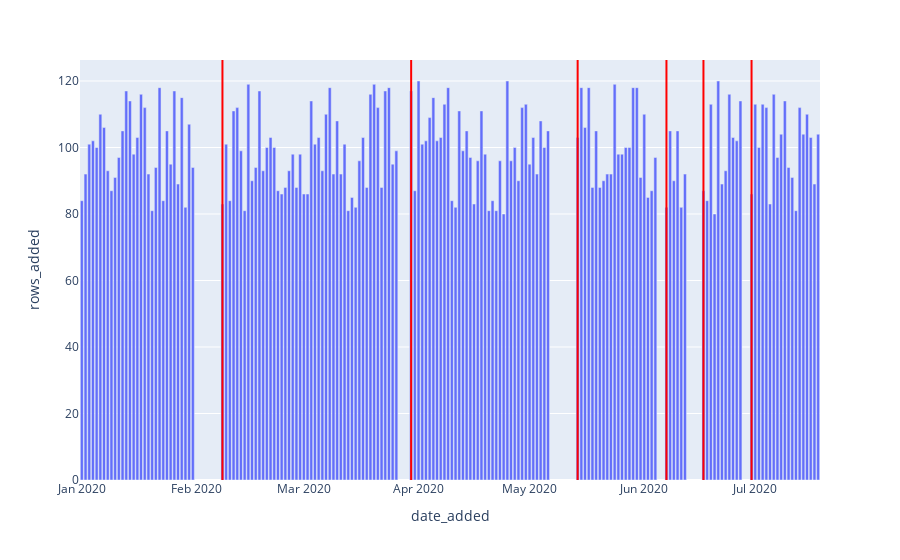

The cell this chart's notebook holds for it:
### Code cell
show_plot_with_detections(
    'queries/freshness/freshness-detector.sql',
    'queries/freshness/rows-added.sql',
    'date_added',
    'rows_added'
).show()

### Figure 1 — Plotly figure (JSON) as saved in the notebook; plotly's stock layout.template omitted (floating-point values rounded to 4 significant figures; data arrays with more than 128 entries replaced by an {"elided": "..."} marker saying what was removed)
{"data": [{"alignmentgroup": "True", "hovertemplate": "date_added=%{x}<br>rows_added=%{y}<extra></extra>", "legendgroup": "", "marker": {"color": "#636efa"}, "name": "", "offsetgroup": "", "orientation": "v", "showlegend": false, "textposition": "auto", "type": "bar", "x": {"elided": "175 str values"}, "xaxis": "x", "y": {"elided": "175 int values"}, "yaxis": "y"}], "layout": {"barmode": "relative", "legend": {"tracegroupgap": 0}, "margin": {"t": 60}, "shapes": [{"line": {"color": "red"}, "type": "line", "x0": "2020-02-08", "x1": "2020-02-08", "xref": "x", "y0": 0, "y1": 1, "yref": "y domain"}, {"line": {"color": "red"}, "type": "line", "x0": "2020-03-30", "x1": "2020-03-30", "xref": "x", "y0": 0, "y1": 1, "yref": "y domain"}, {"line": {"color": "red"}, "type": "line", "x0": "2020-05-14", "x1": "2020-05-14", "xref": "x", "y0": 0, "y1": 1, "yref": "y domain"}, {"line": {"color": "red"}, "type": "line", "x0": "2020-06-07", "x1": "2020-06-07", "xref": "x", "y0": 0, "y1": 1, "yref": "y domain"}, {"line": {"color": "red"}, "type": "line", "x0": "2020-06-17", "x1": "2020-06-17", "xref": "x", "y0": 0, "y1": 1, "yref": "y domain"}, {"line": {"color": "red"}, "type": "line", "x0": "2020-06-30", "x1": "2020-06-30", "xref": "x", "y0": 0, "y1": 1, "yref": "y domain"}], "xaxis": {"anchor": "y", "domain": [0, 1], "title": {"text": "date_added"}}, "yaxis": {"anchor": "x", "domain": [0, 1], "title": {"text": "rows_added"}}}}
